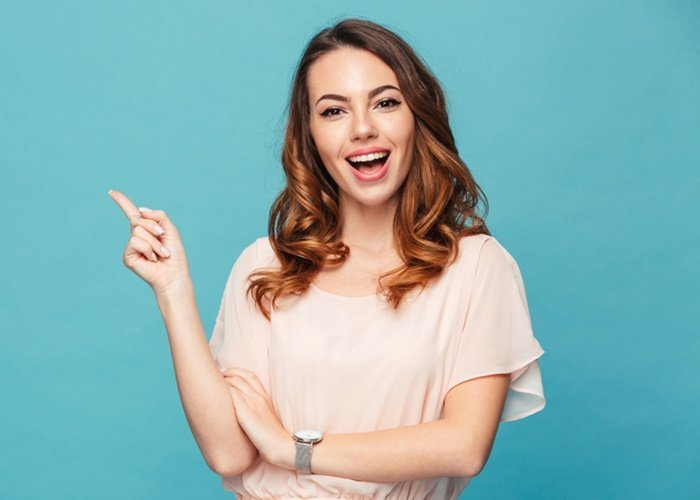
%> input picture UAS/Foto Percobaan/01.imageoriginal.jpg, 700 x 500 px
$ octave Skindetection.m   (GNU Octave 9; MATLAB toolbox functions it lacks are replaced by stand-ins)
%> lines starting %> are read from the running program, lines starting %| are printed output that depends on the picture; in (x1, y1, x2, y2) boxes, pixels count from 0 and x2, y2 are one past the last pixel; in counts of white or black regions, pixels touching at a corner belong together; the program's own positions count from 1
clc; clear; close all; warning off all;

%membaca citra RGB
I = imread('01.imageoriginal.jpg');
%> I is the input picture: size 500x700x3 uint8; mean R, G, B 135.9, 177.3, 178.3
figure, imshow(I)
Ukuran = size(I)
%> Ukuran = [500 700 3]


%mengekstrak masing-masing komponen citra rgb
R = I (:,:,1);
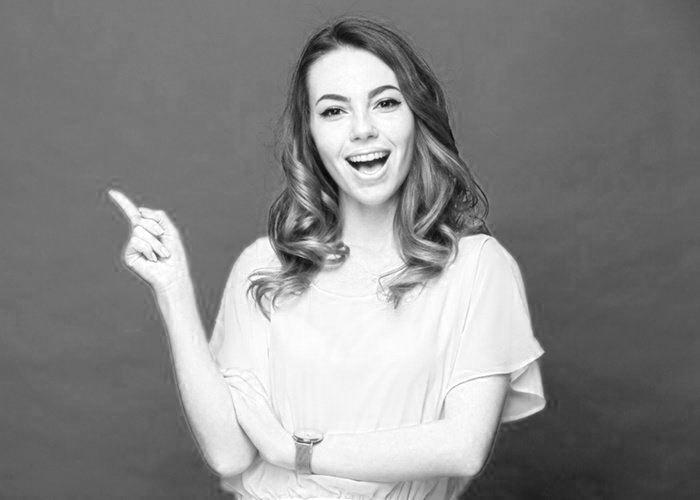
%> R: size 500x700 uint8; min 5, max 255, mean 135.9
G = I (:,:,2);
B = I (:,:,3);
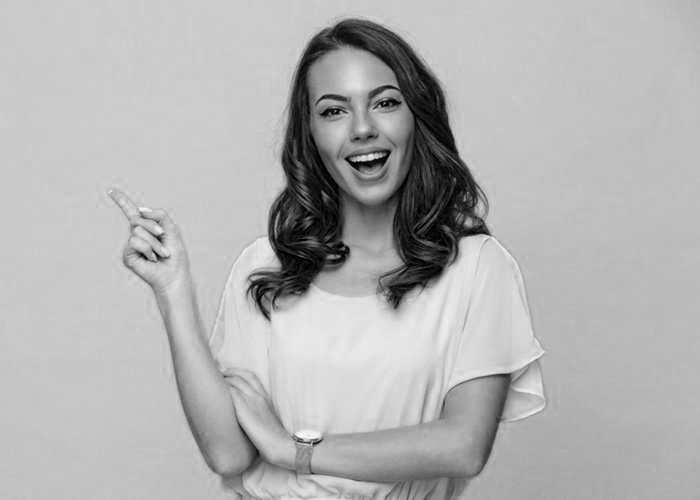
%> B: size 500x700 uint8; min 0, max 251, mean 178.3

%invers terhadap nilai mean masing2 komponen
mR = 1/(mean(mean(R)));
%> mR = 0.00736
mG = 1/(mean(mean(G)));
%> mG = 0.00564
mB = 1/(mean(mean(B)));
%> mB = 0.00561

% mencari nilai inverse yang maksimal
maxRGB = max(max(mR, mG), mG);
%> maxRGB = 0.00736

% menghitung nilai faktor skala
mR = mR/maxRGB;
%> mR = 1
mG = mG/maxRGB;
%> mG = 0.766
mB = mB/maxRGB;
%> mB = 0.762

% melakukan penskalaan nilai piksel
out = uint8(zeros(size(I)));
out(:,:,1) = R*mR;
out(:,:,2) = G*mG;
out(:,:,3) = B*mB;
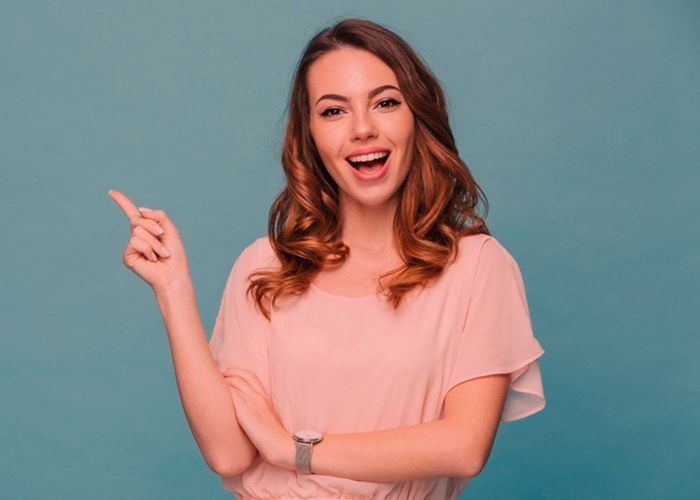
%> out: size 500x700x3 uint8; mean R, G, B 135.9, 135.9, 135.9

figure, imshow(out)

% mengkonversi citra rgb menjadi citra ycbcr
img_ycbcr = rgb2ycbcr(out);
%> img_ycbcr: size 500x700x3 uint8; mean of channels 1, 2, 3 132.7, 128, 128
figure, imshow(img_ycbcr)

% mengekstrak komponen Cb dan Cr
Cb = img_ycbcr(:,:,2);
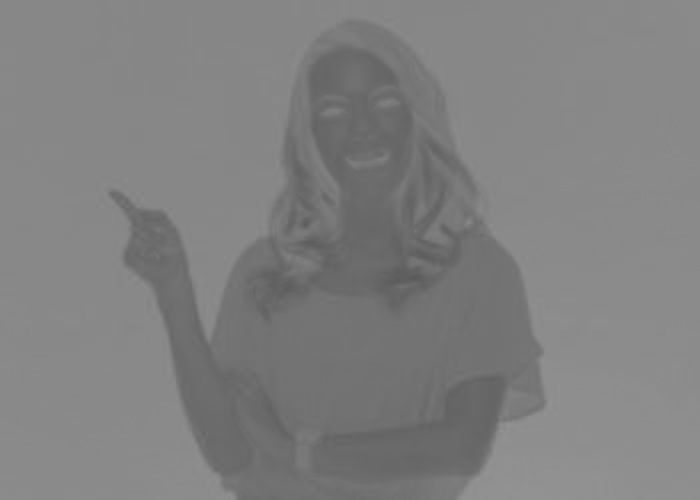
%> Cb: size 500x700 uint8; min 90, max 147, mean 128
Cr = img_ycbcr(:,:,3);
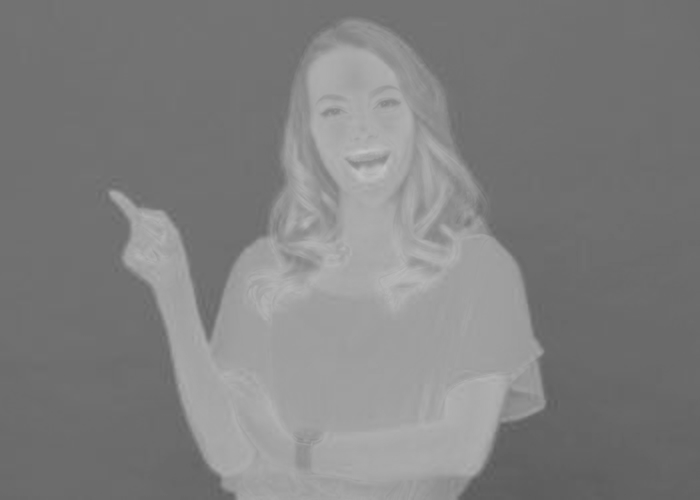
%> Cr: size 500x700 uint8; min 91, max 195, mean 128
figure, imshow(img_ycbcr)

% melakukan deteksi warna kulit
[r,c,v] = find(Cb>=77 & Cb<=127 & Cr>=133 & Cr<=173);
%> r = 116471 values from 21 to 500; c = 116471 values from 110 to 545; v = 116471 logical values, 116471 true

% rekontruksi nilai piksel hasil deteksi
numind = size(r,1);
%> numind = 116471
bin = false(size(I,1),size(I,2));
for i = 1:numind
    bin(r(i), c(i)) = 1;
end
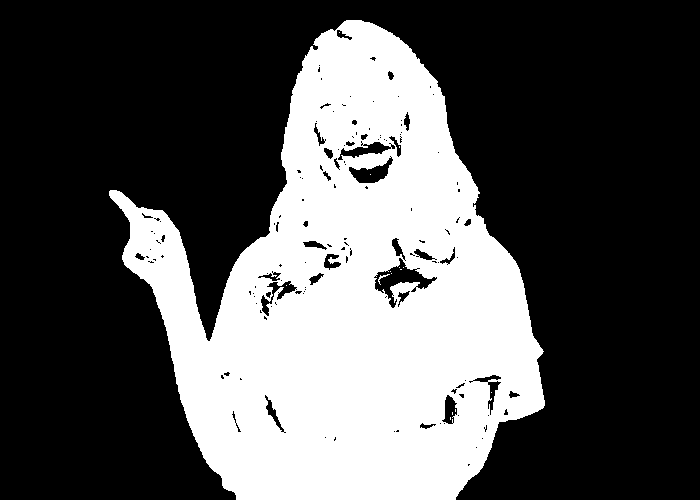
%> bin: size 500x700 logical; 33.3% white; 15 white regions (13 under 20 px), largest, box (x1, y1, x2, y2) and area: (109, 20, 545, 500) 116421, (378, 274, 390, 285) 29
figure, imshow(bin)

bin = imfill(bin,'holes');
%> bin: size 500x700 logical; 34.7% white; 1 white region, box (x1, y1, x2, y2) and area: (109, 20, 545, 500) 121472
figure, imshow(bin)


%menampilkan citra rgb hasil segmentasi
R(~bin) = 0;
G(~bin) = 0;
B(~bin) = 0;
RGB = cat(3,R,G,B);
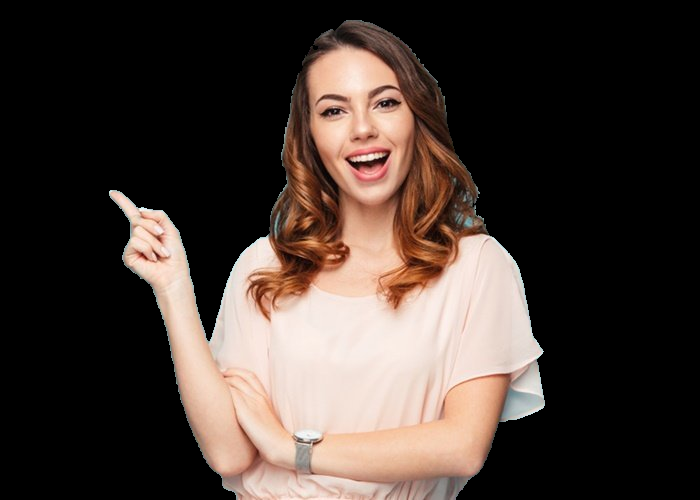
%> RGB: size 500x700x3 uint8; mean R, G, B 69.2, 57.6, 51.7

figure, imshow(RGB)
Ukuranskin = size(img_ycbcr)
%> Ukuranskin = [500 700 3]

nnz(bin)
%> ans = 121472
